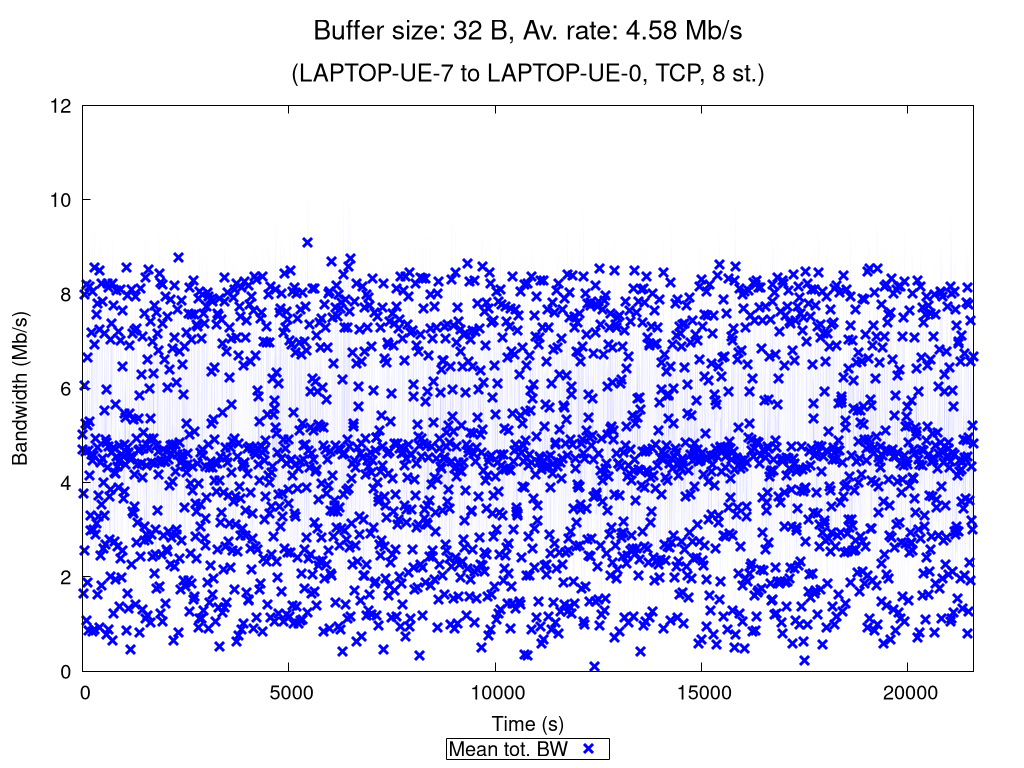

Here is the gnuplot script that generated this plot:
set terminal pngcairo nocrop enhanced size 1024,768 font "Verdana,15"
set output "TCP_8_st_2020_11_13_08-47-29_two2one_00032B.png"

set title "{/=20 Buffer size: 32 B, Av. rate: 4.58 Mb/s}\n\n{/=18 (LAPTOP-UE-7 to LAPTOP-UE-0, TCP, 8 st.)}"

set xlabel "Time (s)"
set ylabel "Bandwidth (Mb/s)"
set ytics nomirror
set key bmargin center horizontal box samplen 1 width -1
set bmargin 4.6
set rmargin 4.5

rf = 1000000.0  # rate factor
set style fill transparent solid 0.2 noborder
set autoscale xfix
plot "TCP_8_st_2020_11_13_08-47-29_two2one_00032B_iperf_processed.dat" using 1:($2/rf-$3/rf):($2/rf+$3/rf) with filledcurves lc rgb "blue" notitle, \
     "" using 1:($2/rf) with points pt 2 ps 1.5 lw 3 lc rgb "blue" title "Mean tot. BW", \
